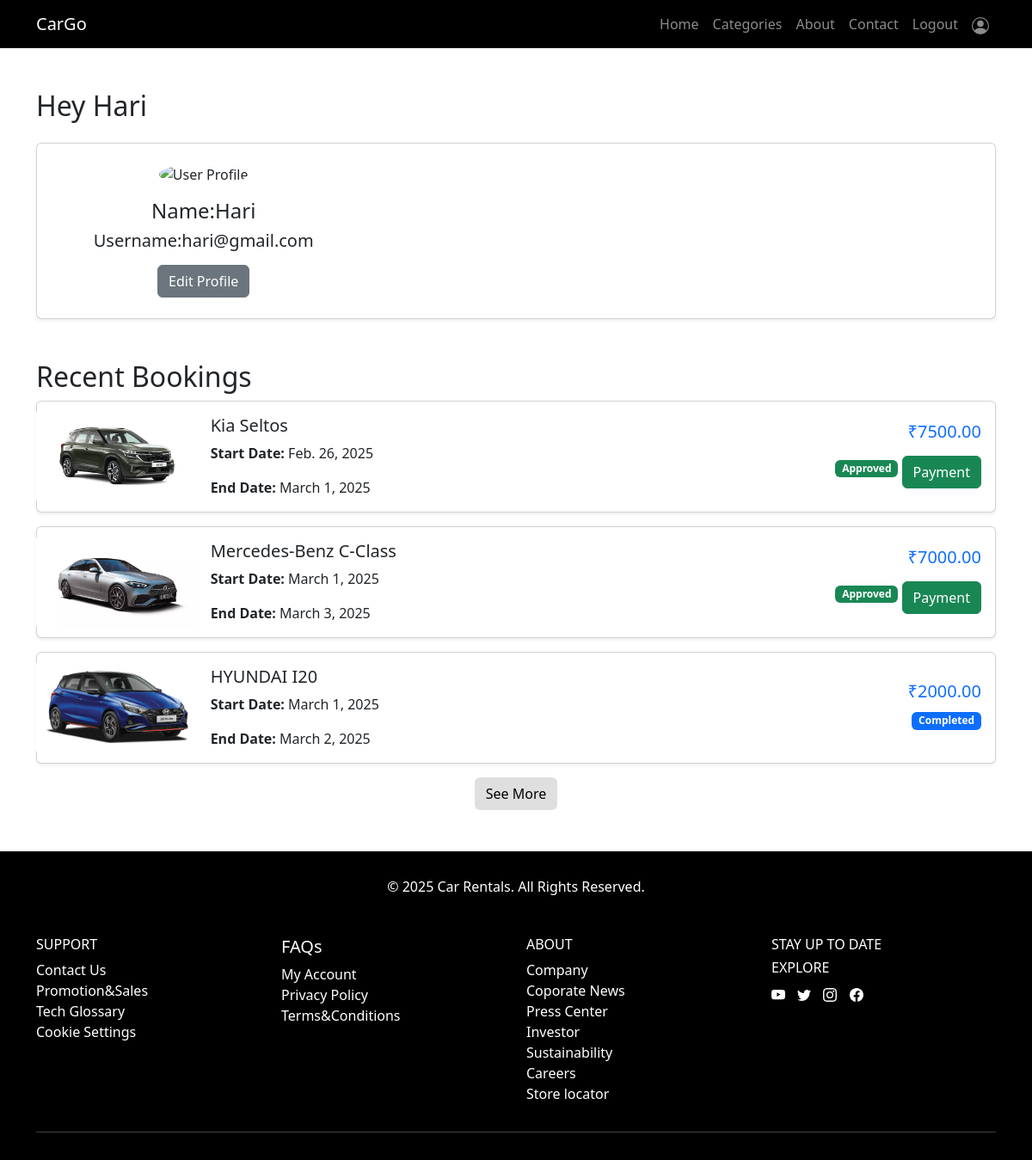
Screenshot of /profile (signed in) with the database file from the repository.
### app/models.py (models this page shows, shortened)
class Rental(models.Model):
    STATUS_CHOICES = [
        ('Pending', 'Pending'),
        ('Approved', 'Approved'),
        ('Rejected', 'Rejected'),
        ('Completed', 'Completed'),
    ]
    user = models.ForeignKey(User, on_delete=models.CASCADE)
    car = models.ForeignKey(Car, on_delete=models.CASCADE)
    start_date = models.DateField()
    end_date = models.DateField()
    num_days = models.IntegerField()
    total_price = models.DecimalField(max_digits=10, decimal_places=2)
    status = models.CharField(max_length=10, choices=STATUS_CHOICES, default='Pending')

class Car(models.Model):
    name = models.CharField(max_length=100)
    brand = models.CharField(max_length=50)
    image = models.FileField()
    fuel = models.TextField()
    category = models.ForeignKey(Category,on_delete=models.CASCADE)
    num_of_seats = models.IntegerField()
    price_per_day = models.IntegerField()
    is_available = models.BooleanField(default=True)

### app/views.py (the view)
# urls.py: path('profile',views.user_profile),
def user_profile(req):
    cat=Category.objects.all()
    rentals = Rental.objects.filter(user=req.user).order_by("-id")
    return render(req,'user/user_profile.html',{'rentals':rentals,'cat':cat})

### templates/user/user_profile.html (shortened to what this page needs)
<!DOCTYPE html>
<html lang="en">
<head>
    {% load static %}
    <link href="https://cdn.jsdelivr.net/npm/bootstrap@5.3.0/dist/css/bootstrap.min.css" rel="stylesheet">
</head>
<body>
    <nav class="navbar navbar-expand-lg navbar-dark " style="background-color: black;">
        <div class="container">
            <a class="navbar-brand" href="../">CarGo</a>
            <div class="collapse navbar-collapse" id="navbarNav">
                <ul class="navbar-nav ms-auto">
                    <li class="nav-item"><a class="nav-link" href="../">Home</a></li>
                    <li class="nav-item dropdown">
                        <a class="nav-link " href="#" role="button" data-bs-toggle="dropdown">Categories</a>
                      </li>
                    <li class="nav-item"><a class="nav-link" href="../about">About</a></li>
                    <li class="nav-item"><a class="nav-link" href="../contact">Contact</a></li>
                    {% if user.is_authenticated %}
                        <li class="nav-item"><a class="nav-link" href="../logout">Logout</a></li>
                    {% else %}
                        <li class="nav-item"><a class="nav-link" href="../login">Login</a></li>
                    {% endif %}
                    {% if user.is_authenticated %}
                        <li class="nav-item"><a class="nav-link" href="profile">
                        </a></li>
                    {% endif %}
                </ul>
            </div>
        </div>
    </nav>
    {% block content %}
    <div class="container mt-5" >
        <h2 class="mt-5 mb-4">Hey {{ user.first_name }}</h2>
        <div class="card shadow-sm p-4">
            <div class="row">
                <div class="col-md-4 text-center">
                    <img src="{% static 'images/download.jpeg' %}" class="img-fluid rounded-circle mb-3" alt="User Profile" style="max-height: 100px;">
                    <h4>Name:{{ user.first_name }}</h4>
                    <h5>Username:{{ user.username }}</h5>
                    <button id="editProfileBtn" class="btn btn-secondary mt-2">Edit Profile</button>
                </div>
                <div class="col-md-8">
                </div>
            </div>
        </div>
    </div>
    <div class="container">
        <h2 class="mt-5">Recent Bookings</h2>
        {% if rentals %}
            {% for rental in rentals|slice:":3" %}
            <div class="card mb-3 shadow-sm">
                <div class="row g-0">
                    <div class="col-md-2 d-flex align-items-center justify-content-center">
                        <img src="{{ rental.car.image.url }}" class="img-fluid rounded-start" alt="{{ rental.car.name }}" style="max-width: 190px; height: auto;">
                    </div>
                    <div class="col-md-7">
                        <div class="card-body">
                            <h5 class="card-title">{{ rental.car.name }}</h5>
                            <p class="card-text"><strong>Start Date:</strong> {{ rental.start_date }}</p>
                            <p class="card-text"><strong>End Date:</strong> {{ rental.end_date }}</p>
                        </div>
                    </div>
                    <div class="col-md-3 d-flex flex-column justify-content-center align-items-end pe-3">
                        <h5 class="text-primary">₹{{ rental.total_price }}</h5>
                        <p class="mb-1">
                            {% if rental.status == "Pending" %}
                                <span class="badge bg-warning text-dark">Pending</span>
                            {% elif rental.status == "Approved" %}
                                <span class="badge bg-success">Approved</span>
                                <a href="{% url 'payment' rental.id %}" class="btn btn-success mt-2">Payment</a>
                            {% elif rental.status == "Rejected" %}
                                <span class="badge bg-danger">Rejected</span>
                            {% elif rental.status == "Completed" %}
                                <span class="badge bg-primary">Completed</span>
                            {% endif %}
                        </p>
                    </div>
                </div>
            </div>
            {% endfor %}
            <div class="text-center mt-3">
                <button id="toggleBookings" class="btn">See More</button>
            </div>
        {% else %}
            <p class="text-center text-muted">No bookings yet.</p>
        {% endif %}
    </div>
        {% endblock %}
        <footer class=" text-white  py-3 mt-5" style="background-color: black;">
            <h6 class="text-center mt-3 ">&copy; 2025 Car Rentals. All Rights Reserved.</h6>
            <div class="container text-left mt-5">
                <div class="row">
                    <div class="col-md-3">
                        <h6>SUPPORT</h6>
                        <ul class="list-unstyled">
                            <li><a href="" >Contact Us</a></li>
                            <li><a href="" >Promotion&Sales</a></li>
                            <li><a href="" >Tech Glossary</a></li>
                            <li><a href="" >Cookie Settings</a></li>
                        </ul>
                    </div>
                    <div class="col-md-3">
                        <h5>FAQs</h5>
                        <ul class="list-unstyled">
                            <li><a href="" >My Account</a></li>
                            <li><a href="" >Privacy Policy</a></li>
                            <li><a href="" >Terms&Conditions</a></li>
                        </ul>
                    </div>
                    <div class="col-md-3">
                        <h6>ABOUT</h6>
                    <ul class="list-unstyled">
                        <li><a href="#" >Company</a></li>
                        <li><a href="#" >Coporate News</a></li>
                        <li><a href="#" >Press Center</a></li>
                        <li><a href="#" >Investor</a></li>
                        <li><a href="#" >Sustainability</a></li>
                        <li><a href="#" >Careers</a></li>
                        <li><a href="#" >Store locator</a></li>
                    </ul>
                    </div>
                    <div class="col-md-3">
                        <h6>STAY UP TO DATE</h6>
                        <ul class="list-unstyled">
                        <h6>EXPLORE</h6>
                        <div>
                            <a href="" style="padding-right: 10px">
                            </a>
                            <a href="" style="padding-right: 10px">
                            </a>
                            <a href="" style="padding-right: 10px">
                            </a>
                            <a href="" style="padding-right: 10px">
                            </a>
                        </div>
                    </div>
                </div>
                <hr>
        </footer>
</body>
</html>

### templates/user/user_profile.html (style rules this page uses)
footer a { color: white; text-decoration: none; }
#toggleBookings { color: black; background-color: #dfdfe0; }

### rows the page displays
Rental: car.image (picture), car.name "Kia Seltos", start_date "Feb. 26, 2025", end_date "March 1, 2025", total_price "7500.00", status "Approved"
Rental: car.image (picture), car.name "Mercedes-Benz C-Class", start_date "March 1, 2025", end_date "March 3, 2025", total_price "7000.00", status "Approved"
Rental: car.image (picture), car.name "HYUNDAI I20", start_date "March 1, 2025", end_date "March 2, 2025", total_price "2000.00", status "Completed"

### other values shown
{{ user.first_name }} "Hari"
{{ user.username }} "hari@gmail.com"
